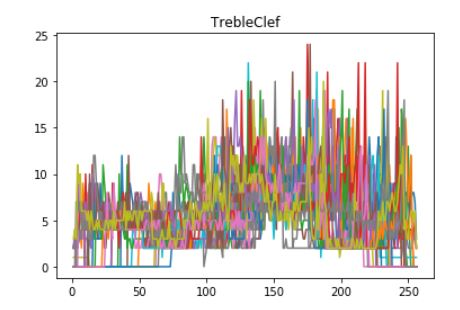
#> input picture Graphs/Treble.JPG, 460 x 310 px, found by its file name
$ jupyter execute --allow-errors Thesis.ipynb
#> lines starting #> are read from the running program, lines starting #| are printed output that depends on the picture; after the words box and inside, x2 and y2 are one past the last pixel; in counts of white or black regions, pixels touching at a corner belong together; long printed decimals are rounded
### Load Image

[cell 1]
import cv2
import numpy as np
from matplotlib import pyplot as plt
import matplotlib
import skfuzzy as fuzz
from pylab import *


img = cv2.imread(r'C:\Users\Josh\Desktop\DATASET\THESIS\Printed Symbols\treble.jpg')
#> img is the input picture: shape (310, 460, 3); mean B, G, R 213, 219.1, 225.2


print(img.shape)
#| (310, 460, 3)
plt.imshow(img,cmap='gray')
plt.show()

### Horizontal Projection and Binarization

[cell 2]
ret,noStaffNote = cv2.threshold(img,60,255,cv2.THRESH_BINARY)
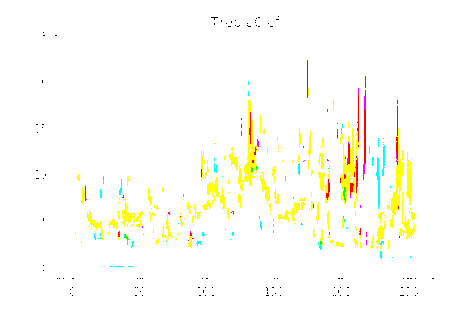
#> noStaffNote: shape (310, 460, 3); mean B, G, R 245.5, 253.3, 253.7


noStaffNote = cv2.blur(noStaffNote,(2,2))
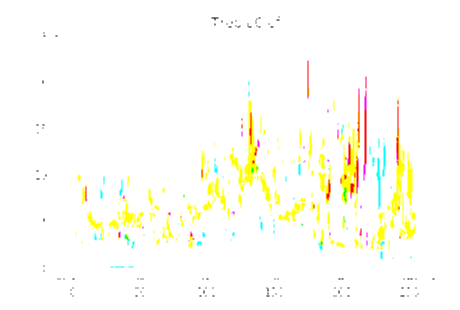
#> noStaffNote: shape (310, 460, 3); mean B, G, R 245.5, 253.3, 253.7

plt.imshow(noStaffNote,cmap='gray')
plt.show()

cv2.imwrite(r"C:\Users\Josh\Desktop\DATASET\THESIS\Test.jpg", noStaffNote)
#> Out = True

### Canny Edge Detector

[cell 3]
edges = cv2.Canny(noStaffNote,100,200)
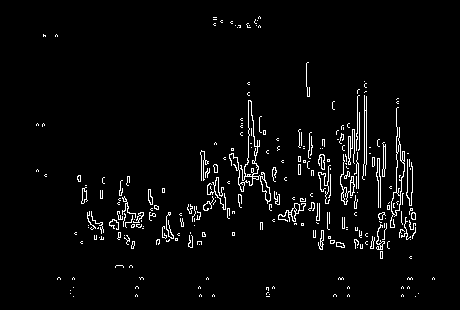
#> edges: shape (310, 460); 3.4% white in thin lines or dots, all inside (x1, y1, x2, y2) = (36, 16, 435, 297)

plt.imshow(edges,cmap='gray')
plt.show()

type(edges)
edges.flatten()

unique, counts = np.unique(edges, return_counts=True)
#> unique = [0, 255]; counts = [137726, 4874]
dict(zip(unique, counts))


mean = edges.mean()
#> mean = 8.72
print(mean)
#| 8.716

### Getting the Edges

[cell 4]
# create a new figure
figure()
gray()
# show contours with origin upper left corner
contour(edges, origin='image')
axis('equal')
axis('off')


figure()
features = array(edges)


show()
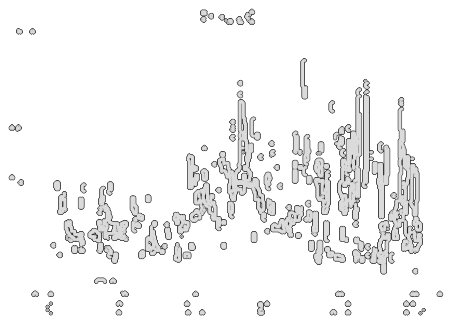
#> figure drawn by matplotlib, 1 panel

$ run again, with Graphs/16th Rest.JPG copied over Graphs/Treble.JPG
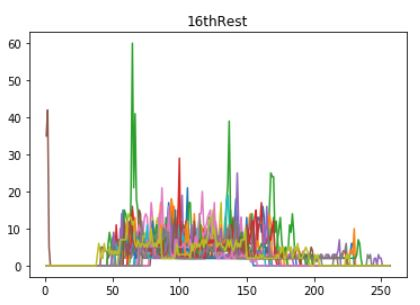
#> input picture Graphs/16th Rest.JPG, 420 x 305 px, found by its file name
#> img is the input picture: shape (305, 420, 3); mean B, G, R 236.7, 239.7, 240.9
#| (305, 420, 3)
#> Out = True
#> `edges = cv2.Canny(noStaffNote,100,200)`:
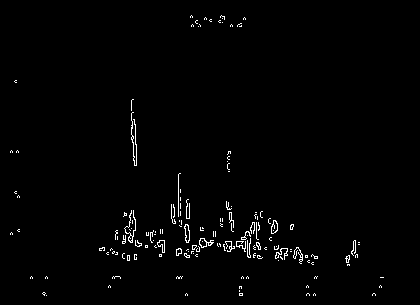
#> edges: shape (305, 420); 1.4% white in thin lines or dots, all inside (x1, y1, x2, y2) = (10, 15, 384, 296)
#> unique = [0, 255]; counts = [126342, 1758]
#> mean = 3.5
#| 3.500
#> `show()`:
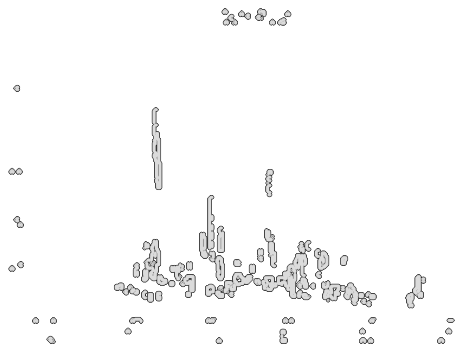
#> figure drawn by matplotlib, 1 panel

$ run again, with Graphs/32ndRest.JPG copied over Graphs/Treble.JPG
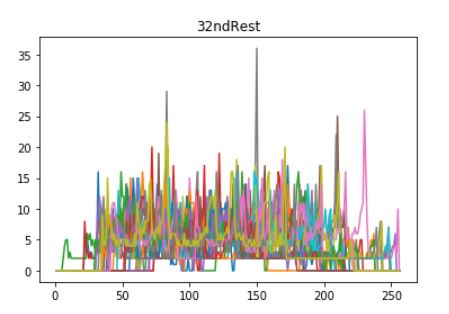
#> input picture Graphs/32ndRest.JPG, 449 x 314 px, found by its file name
#> img is the input picture: shape (314, 449, 3); mean B, G, R 228, 231.6, 234.2
#| (314, 449, 3)
#> Out = True
#> `edges = cv2.Canny(noStaffNote,100,200)`:
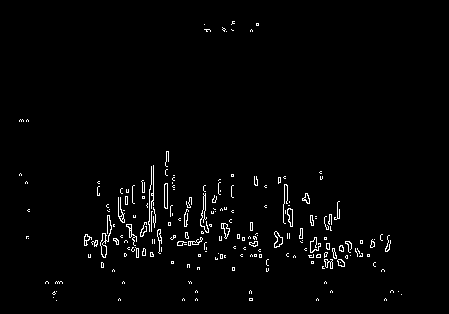
#> edges: shape (314, 449); 1.9% white in thin lines or dots, all inside (x1, y1, x2, y2) = (19, 21, 402, 301)
#> unique = [0, 255]; counts = [138271, 2715]
#> mean = 4.91
#| 4.911
#> `show()`:
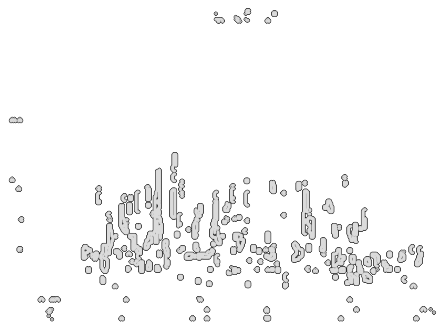
#> figure drawn by matplotlib, 1 panel

$ run again, with Graphs/8thRest.JPG copied over Graphs/Treble.JPG
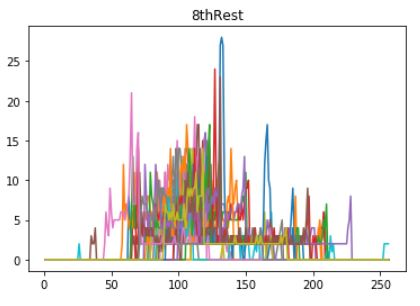
#> input picture Graphs/8thRest.JPG, 420 x 306 px, found by its file name
#> img is the input picture: shape (306, 420, 3); mean B, G, R 232.2, 234.4, 238
#| (306, 420, 3)
#> Out = True
#> `edges = cv2.Canny(noStaffNote,100,200)`:
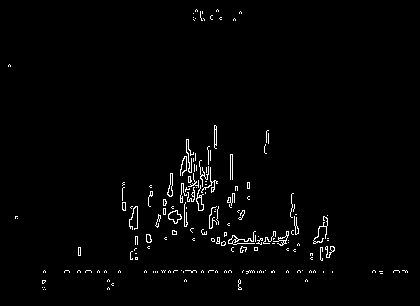
#> edges: shape (306, 420); 1.8% white in thin lines or dots, all inside (x1, y1, x2, y2) = (8, 9, 408, 290)
#> unique = [0, 255]; counts = [126220, 2300]
#> mean = 4.56
#| 4.563
#> `show()`:
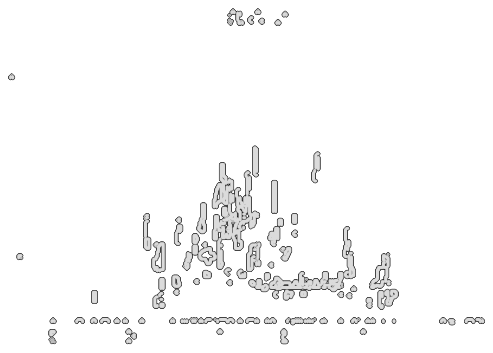
#> figure drawn by matplotlib, 1 panel
